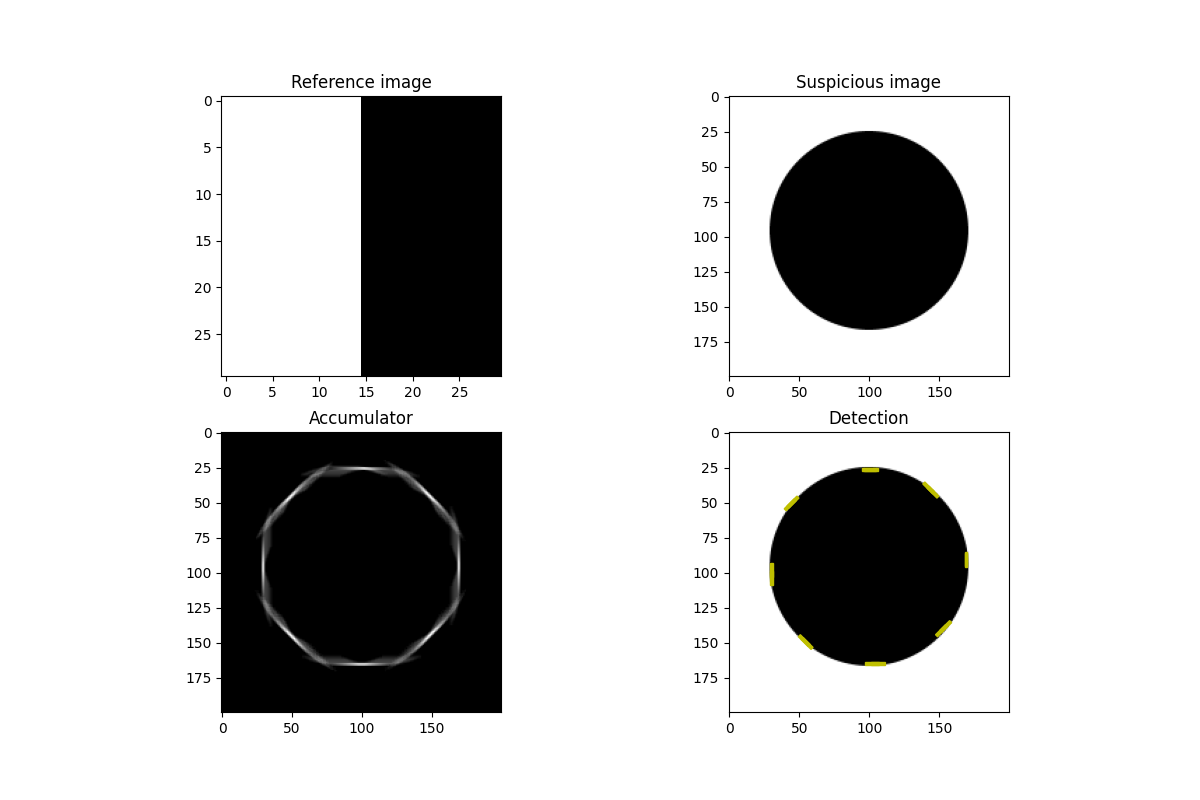
#> input picture images/circle_test1_R.png, 1200 x 800 px, given in place of line.png, which was not available
$ python shcherbak_hw2_GHT.py
#> lines starting #> are read from the running program, lines starting #| are printed output that depends on the picture; after the words box and inside, x2 and y2 are one past the last pixel; in counts of white or black regions, pixels touching at a corner belong together; pictures that were not available may be replaced by others from this repository, and a replacement may not be noted
import os
import numpy as np
import matplotlib.pyplot as plt
import time

from collections import defaultdict
from skimage.io import imread
from skimage.feature import canny
from skimage.filters import sobel

THETA_NUMBERS = 60 # MUST BE LESS OR EQUAL THAN 360
threshold = 0.1

def edges_gradient(image):
    """
    Calculates edges and gradient orientations for the image

    :param image: image, represented by 2D array
    :type image: numpy.ndarray
    """

    edges = canny(image, mode='nearest', sigma=1)
    dx = sobel(image, axis=0, mode='constant')
    dy = sobel(image, axis=1, mode='constant')
    gradient = np.mod(np.round(np.arctan2(-dx, dy) * THETA_NUMBERS / (2 * np.pi)), THETA_NUMBERS)

    # fig, ax = plt.subplots(2, 2)
    # ax = ax.ravel()
    # ax[0].imshow(-dx, cmap='gray')
    # ax[1].imshow(dy, cmap='gray')
    # ax[2].imshow(gradient, cmap='gray')
    # plt.savefig('images/dxdy.png')

    return edges, gradient

def build_r_table(reference_image):
    """
    Builds the R-table from the given shape image

    :param reference_image: reference shape to be found on images
    :type reference_image: numpy.ndarray
    """

    origin = (int(reference_image.shape[0] / 2), int(reference_image.shape[1] / 2)) # origin is the center of the image
    edges, gradient = edges_gradient(reference_image)

    # fig, ax = plt.subplots(2, 1)
    # ax[0].imshow(edges, cmap='gray')
    # ax[1].imshow(gradient, cmap='gray')
    # plt.savefig('images/ref.png')


    r_table = defaultdict(list)
    for (i, j), value in np.ndenumerate(edges):
        if value: # if this is an edge point
            # assign radius vector (from this point to the origin) to the gradient value at this point
            r_table[gradient[i, j]].append((origin[0] - i, origin[1] - j))

    return r_table

def build_accumulator(r_table, query_image):
    """
    Builds the accumulator array for a given image using the R-table

    :param r_table: R-table for the reference shape that we search for
    :type r_table: dict
    :param query_image: image that presumably contains reference shape
    :type query_image: numpy.ndarray
    """

    edges, gradient = edges_gradient(query_image)

    accumulator = np.zeros((THETA_NUMBERS, *query_image.shape))

    # fig, ax = plt.subplots(2, 1)
    # ax[0].imshow(edges, cmap='gray')
    # ax[1].imshow(gradient, cmap='gray')
    # plt.savefig('images/que.png')

    for (i, j), value in np.ndenumerate(edges):
        if value: # if this is an edge point
            for theta in np.arange(0, THETA_NUMBERS, dtype=int): # for every point that has a certain gradient value
                for r in r_table[np.mod(gradient[i, j] - theta, THETA_NUMBERS)]:
                    accum_i = i + r[0] * np.cos(theta * 2 * np.pi / THETA_NUMBERS) - r[1] * np.sin(theta * 2 * np.pi / THETA_NUMBERS)
                    accum_j = j + r[0] * np.sin(theta * 2 * np.pi / THETA_NUMBERS) + r[1] * np.cos(theta * 2 * np.pi / THETA_NUMBERS)
                    # and increase the relative value by one
                    if accum_i < accumulator.shape[1] and accum_j < accumulator.shape[2]:
                        accumulator[int(theta), int(accum_i), int(accum_j)] += 1


    accumulator_view = np.sum(accumulator, axis=0)

    return accumulator, accumulator_view

def n_max_ind(array, n):
    """
    Returns the indices of n maximum values in an N-dimensional array

    :param array: N-dimensional array
    :type array: numpy.ndarray
    :param n: the desired number of maximum values
    :type n: int
    """
    if n == 0:
        return np.asarray([])
    indices = array.ravel().argsort()[-n:]
    indices = np.unravel_index(indices, array.shape)
    return np.stack(indices, axis=1)

def general_hough(reference_image, query_image, path_for_saving):
    r_table = build_r_table(reference_image)
    accumulator, accumulator_view = build_accumulator(r_table, query_image)

    max_accum_ = np.max(accumulator, axis=(1, 2))
    print(max_accum_)

    plt.gray()
    fig, ax = plt.subplots(2, 2, figsize=(12, 8))
    ax1, ax2, ax3, ax4 = ax.ravel()
    ax1.set_title('Reference image')
    ax1.imshow(reference_image)
    ax2.set_title('Suspicious image')
    ax2.imshow(query_image)
    ax3.set_title('Accumulator')
    ax3.imshow(accumulator_view)
    ax4.set_title('Detection')
    ax4.imshow(query_image)

    max_accum = np.max(accumulator)
    for theta, accum in enumerate(accumulator):
        greater = np.where(accum > threshold * max_accum, accum, 0)
        top = n_max_ind(greater, min(np.count_nonzero(greater), 4))
        print(top)
        for v_coord, h_coord in top:
            dx, dy = np.cos(theta * 2 * np.pi / THETA_NUMBERS), np.sin(theta * 2 * np.pi / THETA_NUMBERS)
            ax4.arrow(h_coord, v_coord, 100 * dy, 100 * dx, width=2, head_width=0, color='y')
            # ax4.scatter(h_coord, v_coord, marker='o', color='r', s=10)


    plt.savefig(path_for_saving)


def test(reference_path="./images/line.png", query_path="./images/line_test5.png"):
#> called with reference_path = './images/line.png', query_path = './images/line_test5.png'
    reference_image = imread(reference_path, as_gray=True)
#> reference_image: shape (800, 1200) float64; min 0, max 1, mean 0.806
    query_image = imread(query_path, as_gray=True)
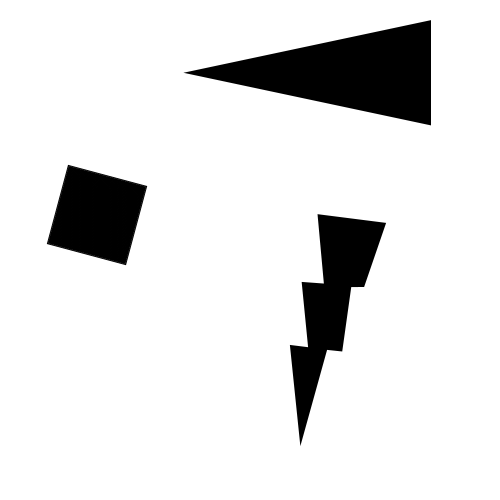
#> input picture images/line_test5.png, 1000 x 1000 px (shown at 1/2 size)
#> query_image is the input picture: shape (1000, 1000) float64; min 0, max 1, mean 0.888
    d, f = os.path.split(query_path)[0], os.path.splitext(os.path.split(query_path)[1])[0]
    path_for_saving = os.path.join(d, f + '_R.png')

    general_hough(reference_image, query_image, path_for_saving)
#> in edges_gradient, `edges = canny(image, mode='nearest', sigma=1)`:
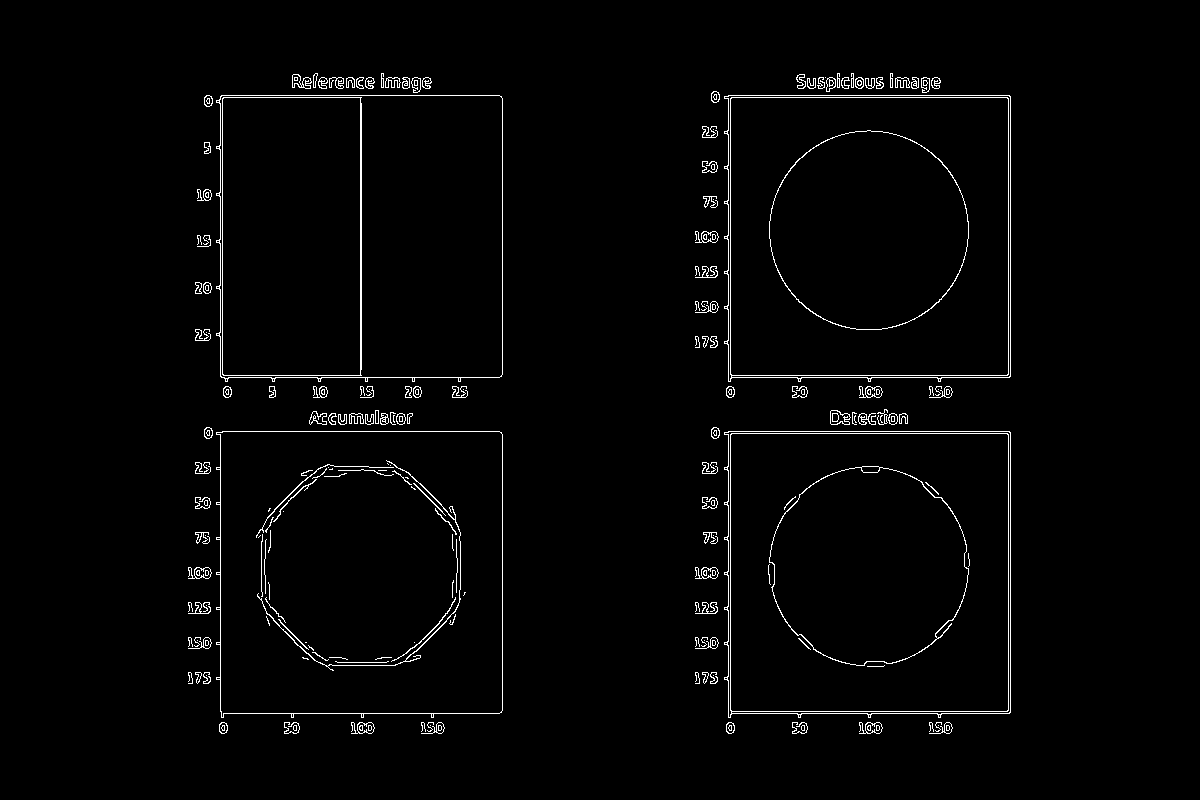
#> edges: shape (800, 1200) bool; 1.9% white in thin lines or dots, all inside (x1, y1, x2, y2) = (188, 73, 1011, 734)
#> in edges_gradient, `dy = sobel(image, axis=1, mode='constant')`:
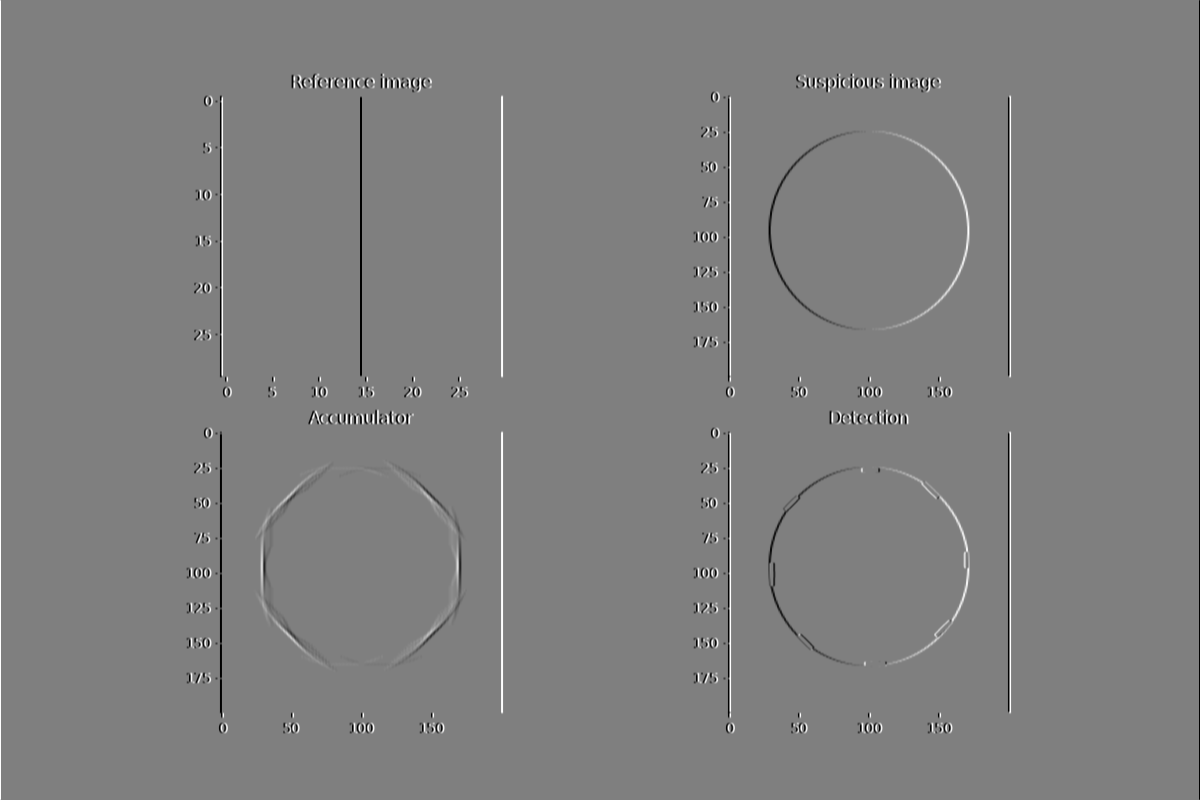
#> dy: shape (800, 1200) float64; min -1, max 1, mean 1.51e-19; drawn with min black and max white
#> in edges_gradient, `gradient = np.mod(np.round(np.arctan2(-dx, dy) * THETA_NUMBERS / (2 * ..`:
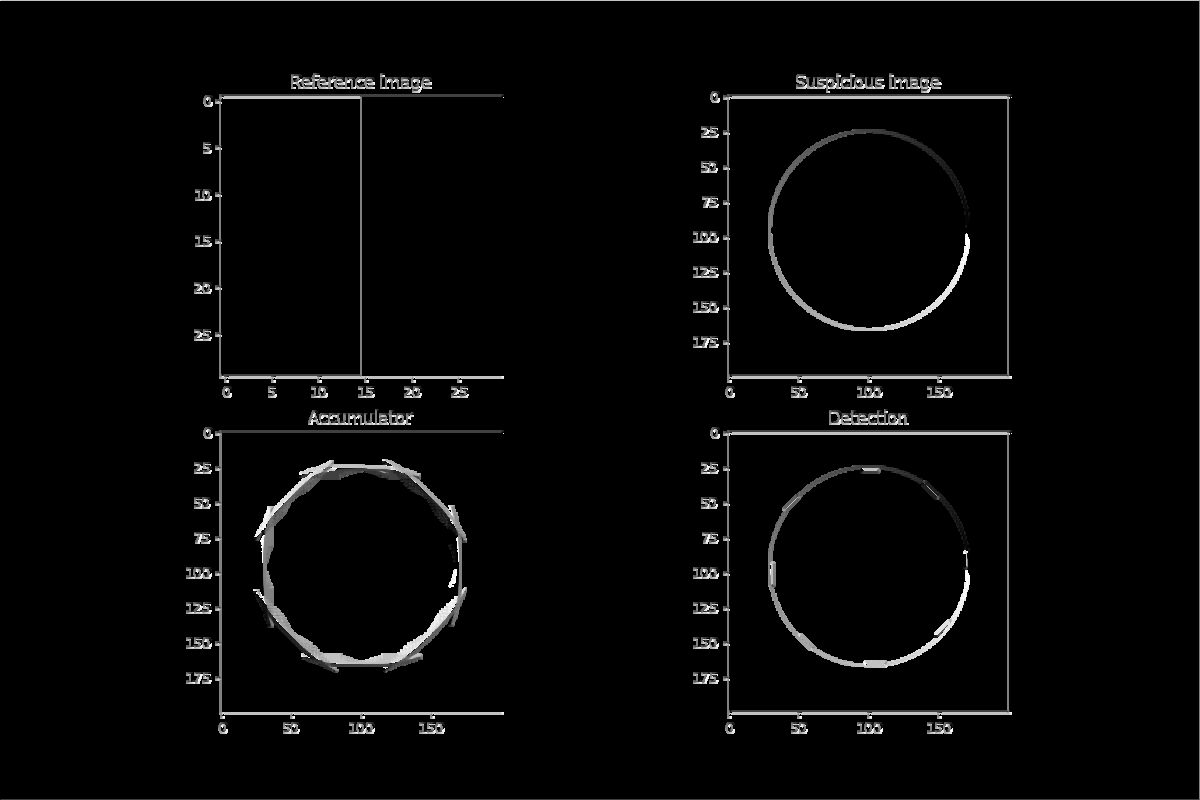
#> gradient: shape (800, 1200) float64; min 0, max 59, mean 1.5; drawn with min black and max white
#> in general_hough, `r_table = build_r_table(reference_image)`: r_table = 60 items
#> in edges_gradient (call 2), `edges = canny(image, mode='nearest', sigma=1)`:
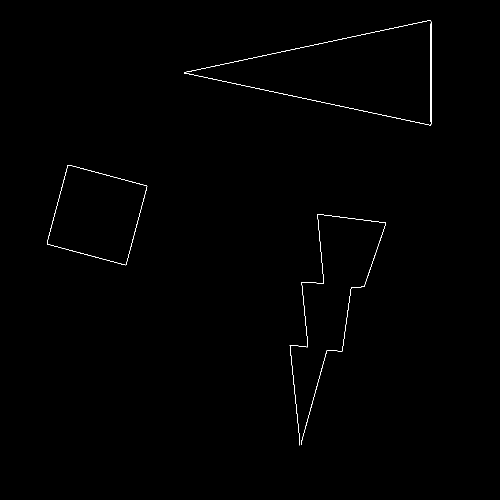
#> edges: shape (1000, 1000) bool (shown at 1/2 size); 0.34% white in thin lines or dots, all inside (x1, y1, x2, y2) = (94, 40, 863, 891)
#> in edges_gradient (call 2), `dy = sobel(image, axis=1, mode='constant')`:
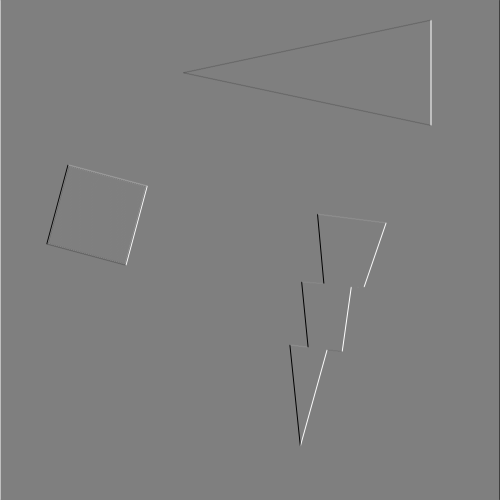
#> dy: shape (1000, 1000) float64 (shown at 1/2 size); min -1, max 1, mean 3.55e-21; drawn with min black and max white
#> in edges_gradient (call 2), `gradient = np.mod(np.round(np.arctan2(-dx, dy) * THETA_NUMBERS / (2 * ..`:
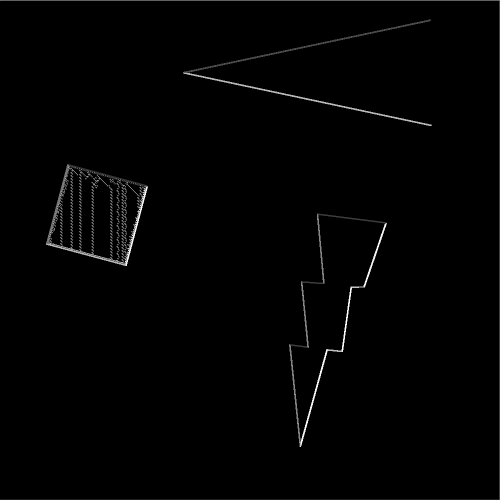
#> gradient: shape (1000, 1000) float64 (shown at 1/2 size); min 0, max 59, mean 0.6; drawn with min black and max white


if __name__ == '__main__':
    plt.clf()
#> (the run stopped early here; a loop or call above may not have finished)
